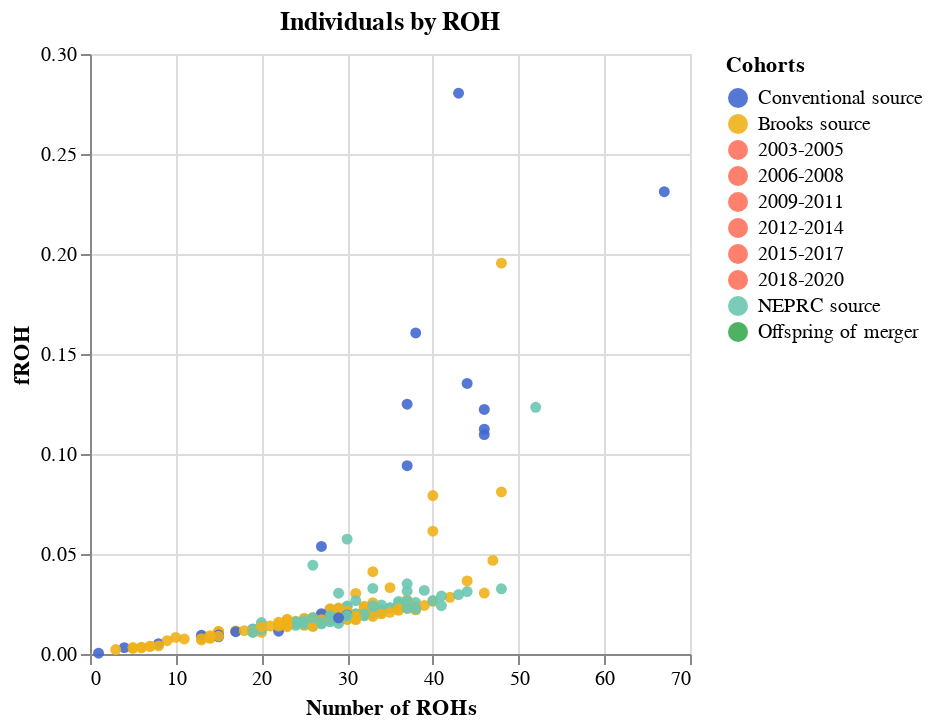

Notebook code cell kept with this figure:
### Code cell
# Data per animal for source groups

per_indiv_df = roh_df.select("sample", "chrom", "start", "stop", "length", "Interval").filter(
    pl.col("Interval").is_in(["Conventional source", "Brooks source", "NEPRC source"])
).group_by("sample", "Interval").agg(
    froh = pl.sum("length").truediv(genome_length),
    number_of_ROHs = pl.count("length"),
).with_columns(
# Index populations to be in correct order
    pl.col("Interval").cast(pl.Enum(
        colors["Cohort"]
    )),
)

alt.Chart(per_indiv_df).mark_circle(opacity=0.9).encode(
    alt.X("number_of_ROHs", title="Number of ROHs"),
    alt.Y("froh", title="fROH"),
    alt.Color("Interval", title="Cohorts").scale(
        domain = list(colors["Cohort"]),
        range = list(colors["Color"])
    )
).properties(
    title="Individuals by ROH"
)#.save("/master/abagwell/figures/roh/U42_WES.common_between_founding_cohorts2.by_indiv.min1Mb.html")

### Figure 1 — Vega-Lite specification as saved in the notebook (floating-point values rounded to 4 significant figures; data arrays with more than 128 entries replaced by an {"elided": "..."} marker saying what was removed)
{"config": {"view": {"continuousWidth": 300, "continuousHeight": 300}}, "data": {"name": "data-490107566be3f84edbc1eff7de6db919"}, "mark": {"type": "circle", "opacity": 0.9}, "encoding": {"color": {"field": "Interval", "scale": {"domain": ["Conventional source", "Brooks source", "2003-2005", "2006-2008", "2009-2011", "2012-2014", "2015-2017", "2018-2020", "NEPRC source", "Offspring of merger"], "range": ["#4269d0", "#efb118", "#ff725c", "#ff725c", "#ff725c", "#ff725c", "#ff725c", "#ff725c", "#6cc5b0", "#3ca951"]}, "sort": ["Conventional source", "Brooks source", "2003-2005", "2006-2008", "2009-2011", "2012-2014", "2015-2017", "2018-2020", "NEPRC source", "Offspring of merger"], "title": "Cohorts", "type": "ordinal"}, "x": {"field": "number_of_ROHs", "title": "Number of ROHs", "type": "quantitative"}, "y": {"field": "froh", "title": "fROH", "type": "quantitative"}}, "title": "Individuals by ROH", "$schema": "https://vega.github.io/schema/vega-lite/v5.20.1.json", "datasets": {"data-490107566be3f84edbc1eff7de6db919": {"elided": "209 records"}}}
